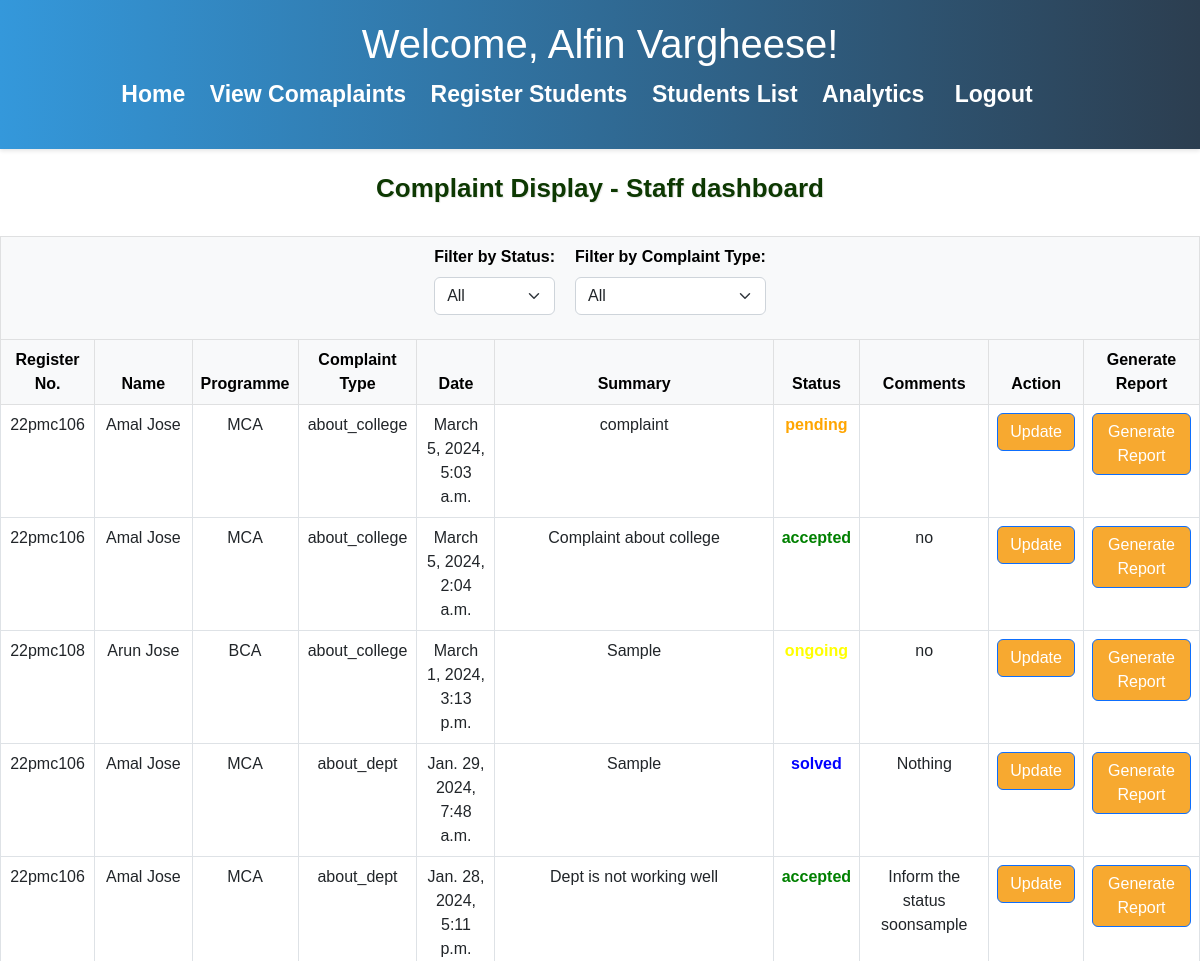
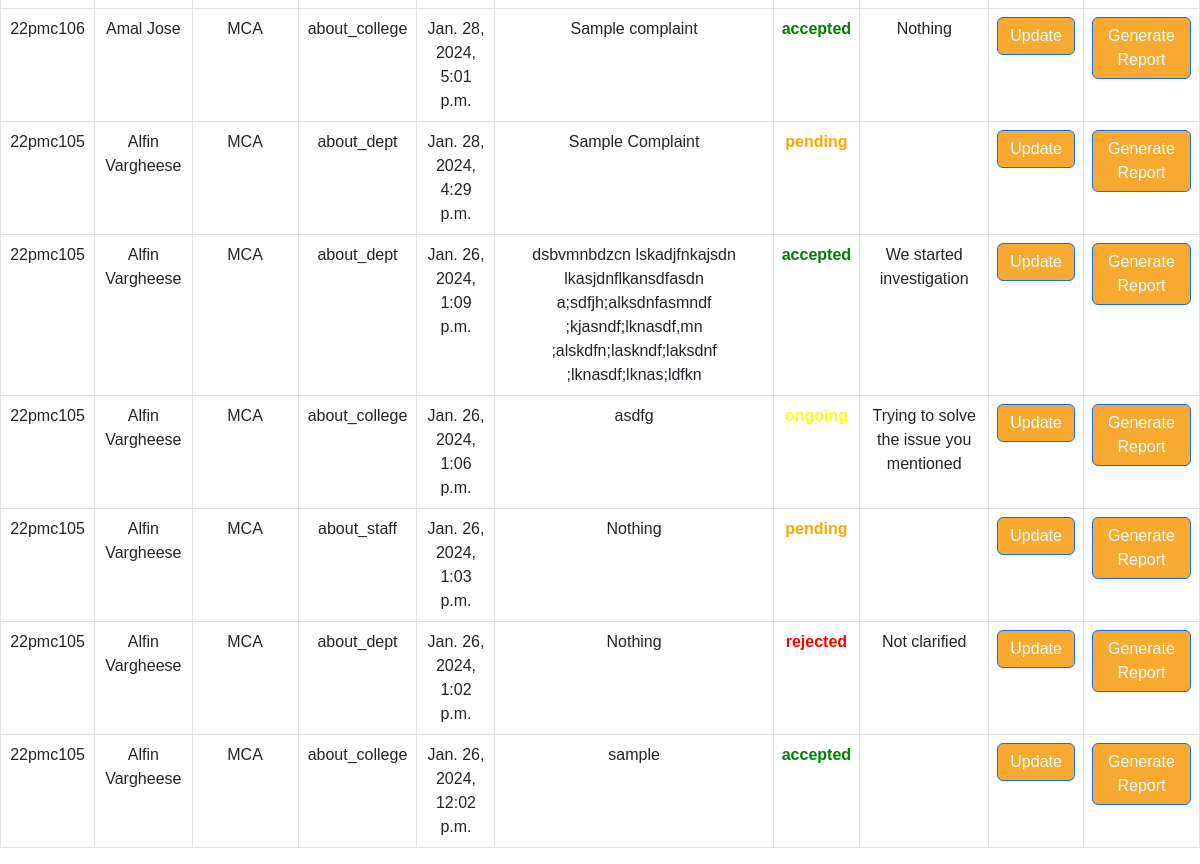
The page /staff/complaint/display/ (signed in) on the database its author committed (2 pictures, top to bottom).
### EduComplain/models.py (models this page shows, shortened)
class Complaint(models.Model):
    COMPLAINT_TYPES = (
        ('about_college', 'About College'),
        ('about_dept', 'About Dept'),
        ('about_staff', 'About Staff'),
    )
    COMPLAINT_STATUS = (
        ('pending', 'Pending'),
        ('accepted', 'Accepted'),
        ('rejected', 'Rejected'),
        ('ongoing', 'Ongoing'),
        ('solved', 'Solved'),
    )
    student = models.ForeignKey(User, on_delete=models.CASCADE, related_name='register_complaints')
    complaint_type = models.CharField(max_length=15, choices=COMPLAINT_TYPES, default='about_college')
    summary = models.TextField()
    status = models.CharField(max_length=10, choices=COMPLAINT_STATUS, default='pending')
    accepter = models.ForeignKey(User, on_delete=models.SET_NULL, null=True, blank=True, related_name='accepted_complaints')
    comments = models.TextField(blank=True)
    created_at = models.DateTimeField(default=timezone.now)
    updated_at = models.DateTimeField(auto_now=True)
    report = models.FileField(upload_to='complaint_reports/', null=True, blank=True)  # Add this line for the report field

class UserProfile(models.Model):
    user = models.OneToOneField(User, on_delete=models.CASCADE)
    programme = models.CharField(max_length=40)
    is_staff = models.BooleanField(default=False)

### EduComplain/views.py (the view, shortened to what this page needs)
# urls.py: path('staff/complaint/display/', staff_complaint_display, name='staff_complaint_display'),
@login_required
def staff_complaint_display(request):
    all_complaints = Complaint.objects.select_related('student__userprofile').all().order_by('-created_at')
    complaint_update_form = ComplaintUpdateForm()
    return render(request, 'staff_complaint_display.html', {'all_complaints': all_complaints, 'complaint_update_form': complaint_update_form})

### EduComplain/forms.py
class ComplaintUpdateForm(forms.ModelForm):
    class Meta:
        model = Complaint
        fields = ['status', 'comments']

### EduComplain/templates/staff_complaint_display.html (shortened to what this page needs)
{% load static %}
<!DOCTYPE html>
<html lang="en">
<head>
    <link href="https://cdn.jsdelivr.net/npm/bootstrap@5.2.3/dist/css/bootstrap.min.css" rel="stylesheet"
>
    <link rel="stylesheet" href="https://cdnjs.cloudflare.com/ajax/libs/font-awesome/6.2.1/css/all.min.css">
</head>
<body>
    <header>
        <h1>Welcome, {{ user.first_name }} {{ user.last_name }}!</h1>
        <nav>
          <ul>
            <li><a href="{% url 'staff_dashboard' %}">Home</a></li>
            <li><a href="{% url 'staff_complaint_display'%}">View Comaplaints</a></li>
            <li><a href="{%url 'create_student'%}">Register Students</a></li>
            <li><a href="{% url 'student_list'%}">Students List</a></li>
            <li><a href="{% url 'analytics'%}">Analytics</a></li>
            <li>
              <form action="{% url 'user_logout' %}" method="post">
                <li>
                  <span>
                    <button
                      type="submit"
                      style="
                        border: none;
                        background: none;
                        cursor: pointer;
                        text-decoration: none;
                        color: #fff;
                        font-weight: bold;
                        font-size: 23px;
                      "
                    >
                      Logout
                    </button>
                  </span>
                </li>
              </form>
            </li>
          </ul>
        </nav>
      </header>
    <section class="dashboard"><br>
        <h1 style="font-family: 'Arial', sans-serif;
      color: #0D3802; /* Choose a color that suits your design */
      font-size: 26px;
      font-weight: bold;
      text-align: center;
      text-shadow: 1px 1px 1px rgba(0, 0, 0, 0.1);">
            <center>Complaint Display - Staff dashboard</center>
        </h1><br>
        <table class="table table-bordered" style="width: 1200px; margin-left: auto; margin-right: auto;" border="1">
            <thead class="table-light">
<tr>
    <th colspan="10">
        <div class="mb-3" style="display: flex; align-items: center; justify-content: center;">
            <div style="margin-right: 20px;">
                <label for="statusFilter" class="form-label">Filter by Status:</label>
                <select id="statusFilter" class="form-select" onchange="filterComplaints()">
                    <option value="all" selected>All</option>
                </select>
            </div>
            <div>
                <label for="typeFilter" class="form-label">Filter by Complaint Type:</label>
                <select id="typeFilter" class="form-select" onchange="filterComplaints()">
                    <option value="all" selected>All</option>
                </select>
            </div>
        </div>
    </th>
</tr>
                <tr>
                    <th scope="col">
                        <center>Register No.<center>
                    </th>
                    <th scope="col">
                        <center>Name<center>
                    </th>
                    <th scope="col">
                        <center>Programme<center>
                    </th>
                    <th scope="col">
                        <center>Complaint Type<center>
                    </th>
                    <th scope="col">
                        <center>Date<center>
                    </th>
                    <th scope="col">
                        <center>Summary<center>
                    </th>
                    <th scope="col">
                        <center>Status<center>
                    </th>
                    <th scope="col">
                        <center>Comments<center>
                    </th>
                    <th scope="col">
                        <center>Action<center>
                    </th>
                    <th scope="col">
                        <center>Generate Report</center>
                    </th>
                </tr>
            </thead>
            <tbody>
                {% for complaint in all_complaints %}
                <tr class="complaint-row" data-status="{{ complaint.status }}" data-program="{{ complaint.programme }}" data-type="{{ complaint.complaint_type }}">
                    <td>
                        <center>{{ complaint.student.username }}</center>
                    </td>
                    <td>
                        <center>{{ complaint.student.first_name }} {{ complaint.student.last_name }}</center>
                    </td>
                    <td>
                        <center>{{ complaint.student.userprofile.programme }}</center>
                    </td>
                    <td>
                        <center>{{ complaint.complaint_type }}</center>
                    </td>
                    <td>
                        <center>{{ complaint.created_at }}</center>
                    </td>
                    <td>
                        <center>{{ complaint.summary }}
                    </td>
                    <td><b>
                        <center style="color:
                            {% if complaint.status == 'pending' %}
                                orange;
                            {% elif complaint.status == 'accepted' %}
                                green;
                            {% elif complaint.status == 'rejected' %}
                                red;
                            {% elif complaint.status == 'ongoing' %}
                                yellow;
                            {% elif complaint.status == 'solved' %}
                                blue;
                            {% endif %}
                        ">
                            {{ complaint.status }}
                        </b></center>
                    </td>
                    <td>
                        <center>{{ complaint.comments }}</center>
                    </td>
                    <td>
                        <button type="button" class="btn btn-primary" style="background-color: #F7A930;" data-bs-toggle="modal"
                            data-bs-target="#complaintUpdateModal{{ complaint.id }}">
                            Update
                        </button>
                        <td>
                            <center>
                                <button type="button" class="btn btn-primary" style="background-color: #F7A930;" data-bs-toggle="modal"
                                    data-bs-target="#generateReportModal{{ complaint.id }}">
                                    Generate Report
                                </button>
                            </center>
                        </td>
                    </tr>
                    {% endfor %}
                </tbody>
                </table>
</body>
</html>

### EduComplain/templates/staff_complaint_display.html (style rules this page uses)
body { font-family: 'Arial', sans-serif; margin: 0; padding: 0; }
header { background: linear-gradient(to right, #3498db, #2c3e50); color: #fff; padding: 20px; text-align: center; box-shadow: 0 2px 4px rgba(0, 0, 0, 0.1); transition: box-shadow 0.3s ease-in-out; position: relative; }
nav ul { list-style: none; padding: 0; }
nav ul li { display: inline-block; margin-right: 20px; }
nav a { text-decoration: none; color: #fff; font-weight: bold; font-size: 23px; }

### rows shown on the page
Complaint: student.username "22pmc106", student.first_name "Amal", student.last_name "Jose", student.userprofile.programme "MCA", complaint_type "about_college", created_at "March 5, 2024, 5:03 a.m.", summary "complaint", status "pending"
Complaint: student.username "22pmc106", student.first_name "Amal", student.last_name "Jose", student.userprofile.programme "MCA", complaint_type "about_college", created_at "March 5, 2024, 2:04 a.m.", summary "Complaint about college", status "accepted", comments "no"
Complaint: student.username "22pmc108", student.first_name "Arun", student.last_name "Jose", student.userprofile.programme "BCA", complaint_type "about_college", created_at "March 1, 2024, 3:13 p.m.", summary "Sample", status "ongoing", comments "no"
Complaint: student.username "22pmc106", student.first_name "Amal", student.last_name "Jose", student.userprofile.programme "MCA", complaint_type "about_dept", created_at "Jan. 29, 2024, 7:48 a.m.", summary "Sample", status "solved", comments "Nothing"
Complaint: student.username "22pmc106", student.first_name "Amal", student.last_name "Jose", student.userprofile.programme "MCA", complaint_type "about_dept", created_at "Jan. 28, 2024, 5:11 p.m.", summary "Dept is not working well", status "accepted", comments "Inform the status soonsample"
Complaint: student.username "22pmc106", student.first_name "Amal", student.last_name "Jose", student.userprofile.programme "MCA", complaint_type "about_college", created_at "Jan. 28, 2024, 5:01 p.m.", summary "Sample complaint", status "accepted", comments "Nothing"
Complaint: student.username "22pmc105", student.first_name "Alfin", student.last_name "Vargheese", student.userprofile.programme "MCA", complaint_type "about_dept", created_at "Jan. 28, 2024, 4:29 p.m.", summary "Sample Complaint", status "pending"
Complaint: student.username "22pmc105", student.first_name "Alfin", student.last_name "Vargheese", student.userprofile.programme "MCA", complaint_type "about_dept", created_at "Jan. 26, 2024, 1:09 p.m.", summary "dsbvmnbdzcn lskadjfnkajsdn lkasjdnflkansdfasdn a;sdfjh;alksdnfasmndf ;kjasndf;lknasdf,mn ;alskdfn;laskndf;laksdnf ;lknasdf;lknas;ldfkn", status "accepted", comments "We started investigation"
Complaint: student.username "22pmc105", student.first_name "Alfin", student.last_name "Vargheese", student.userprofile.programme "MCA", complaint_type "about_college", created_at "Jan. 26, 2024, 1:06 p.m.", summary "asdfg", status "ongoing", comments "Trying to solve the issue you mentioned"
Complaint: student.username "22pmc105", student.first_name "Alfin", student.last_name "Vargheese", student.userprofile.programme "MCA", complaint_type "about_staff", created_at "Jan. 26, 2024, 1:03 p.m.", summary "Nothing", status "pending"
Complaint: student.username "22pmc105", student.first_name "Alfin", student.last_name "Vargheese", student.userprofile.programme "MCA", complaint_type "about_dept", created_at "Jan. 26, 2024, 1:02 p.m.", summary "Nothing", status "rejected", comments "Not clarified"
Complaint: student.username "22pmc105", student.first_name "Alfin", student.last_name "Vargheese", student.userprofile.programme "MCA", complaint_type "about_college", created_at "Jan. 26, 2024, 12:02 p.m.", summary "sample", status "accepted"

### other values the page prints
{{ user.first_name }} "Alfin"
{{ user.last_name }} "Vargheese"
